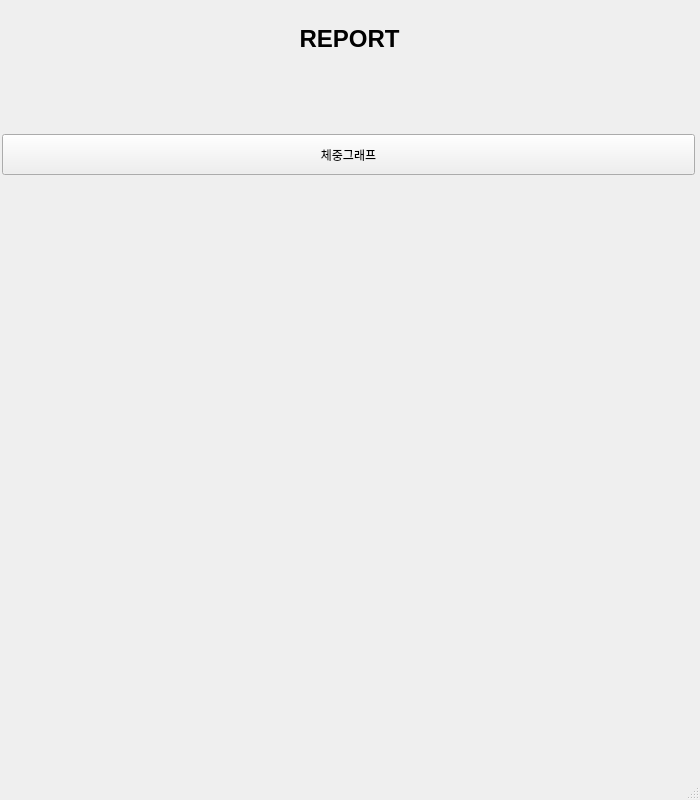
<?xml version="1.0" encoding="UTF-8"?>
<ui version="4.0">
 <class>MainWindow</class>
 <widget class="QMainWindow" name="MainWindow">
  <property name="geometry">
   <rect>
    <x>0</x>
    <y>0</y>
    <width>700</width>
    <height>800</height>
   </rect>
  </property>
  <property name="windowTitle">
   <string>MainWindow</string>
  </property>
  <widget class="QWidget" name="centralwidget">
   <widget class="QLabel" name="label">
    <property name="geometry">
     <rect>
      <x>2</x>
      <y>0</y>
      <width>695</width>
      <height>78</height>
     </rect>
    </property>
    <property name="text">
     <string>&lt;html&gt;&lt;head/&gt;&lt;body&gt;&lt;p align=&quot;center&quot;&gt;&lt;span style=&quot; font-size:18pt; font-weight:600;&quot;&gt;REPORT&lt;/span&gt;&lt;/p&gt;&lt;/body&gt;&lt;/html&gt;</string>
    </property>
   </widget>
   <widget class="QPushButton" name="KG_graph">
    <property name="geometry">
     <rect>
      <x>2</x>
      <y>134</y>
      <width>693</width>
      <height>41</height>
     </rect>
    </property>
    <property name="text">
     <string>체중그래프</string>
    </property>
   </widget>
   <widget class="QLabel" name="Image_lbl">
    <property name="geometry">
     <rect>
      <x>10</x>
      <y>186</y>
      <width>677</width>
      <height>619</height>
     </rect>
    </property>
    <property name="text">
     <string/>
    </property>
   </widget>
  </widget>
  <widget class="QMenuBar" name="menubar">
   <property name="geometry">
    <rect>
     <x>0</x>
     <y>0</y>
     <width>700</width>
     <height>22</height>
    </rect>
   </property>
  </widget>
  <widget class="QStatusBar" name="statusbar"/>
 </widget>
 <resources/>
 <connections/>
</ui>
